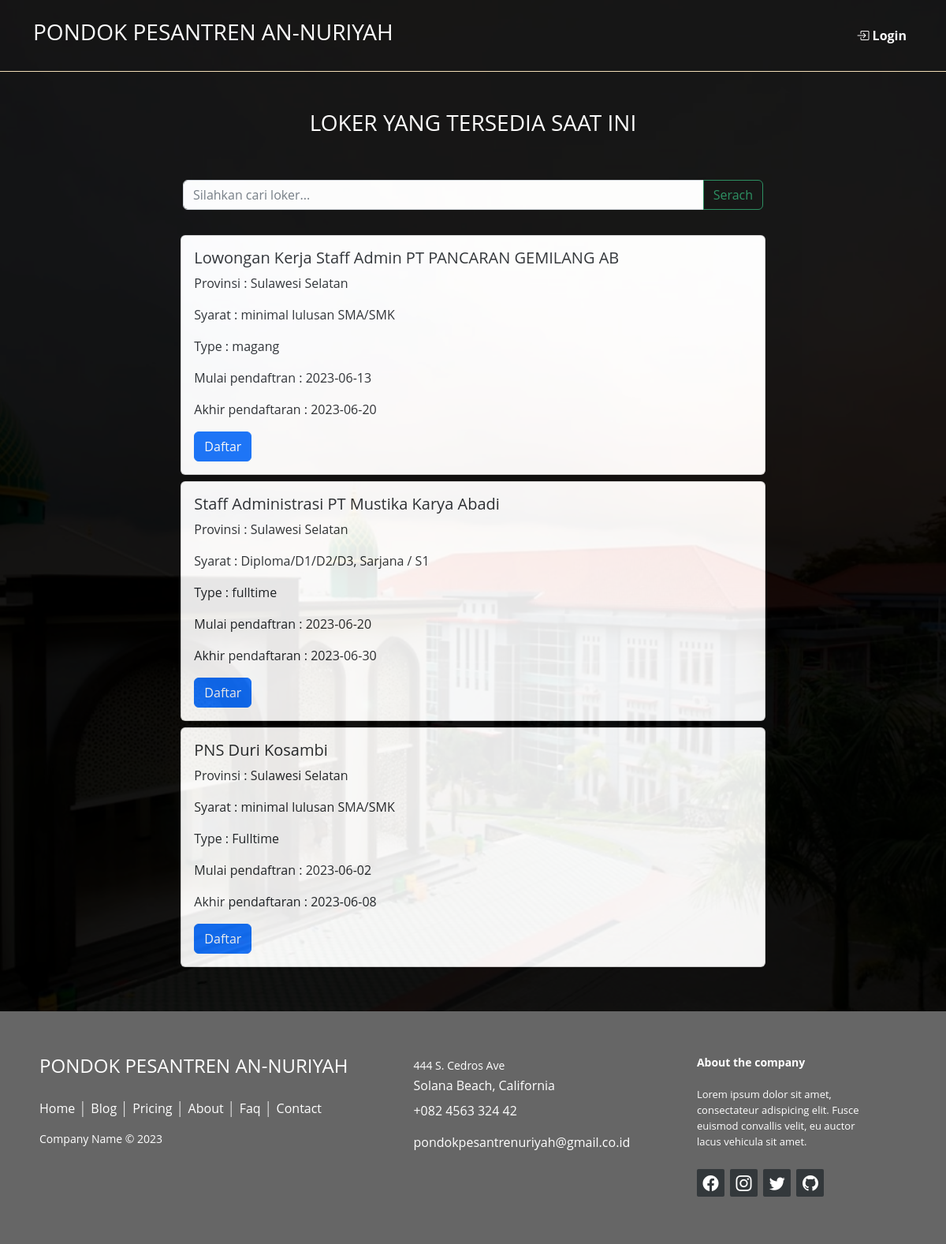
The app's page /loker.php with its own data.
### tables this page shows
CREATE TABLE `tb_loker_202316` (
  `id` int(11) NOT NULL,
  `title` varchar(50) NOT NULL,
  `provinsi` varchar(100) NOT NULL,
  `syarat` varchar(100) NOT NULL,
  `tipe` varchar(100) NOT NULL,
  `mulai` varchar(100) NOT NULL,
  `akhir` varchar(100) NOT NULL,
  `link` varchar(100) NOT NULL
);

### loker.php (the view, shortened to what this page needs)
<!doctype html>
<html lang="en">
  <head>
    <link rel="stylesheet" href="https://unpkg.com/aos@next/dist/aos.css" />
    <link rel="stylesheet" href="css/style.css">
    <link rel="stylesheet" href="https://cdn.jsdelivr.net/npm/bootstrap-icons@1.10.4/font/bootstrap-icons.css">
    <link href="https://cdn.jsdelivr.net/npm/bootstrap@5.2.0-beta1/dist/css/bootstrap.min.css" rel="stylesheet">
  </head>
  <body>
<?php
    include 'navbar.php';
?>
<div class="container-fluid" id="content">
  <div class="container">
    <div class="row text-white text-center py-5">
      <div class="col-lg-12">
          <h3>LOKER YANG TERSEDIA SAAT INI</h3>
      </div>
    </div>
    <div class="row">
      <div class="col-lg-8 offset-lg-2 mb-3">
          <form action="" method="get">
          <div class="input-group mb-3">
          <input type="text" class="form-control" placeholder="Silahkan cari loker..." name="title" autofocus>
          <button class="btn btn-outline-success" type="submit" id="button-addon2">Serach</button>
        </div>
          </form>
      </div>
    </div>
    <div class="row gx-2">
    <?php
              if(isset($_GET['title'])){
                  $title = $_GET['title'];
                  $loker = mysqli_query($conn, "SELECT * FROM tb_loker_202316
                                                  WHERE title LIKE '%$title%'
                  ");
              }else{
                $loker = mysqli_query($conn, "SELECT * FROM tb_loker_202316
               ");
              }
							if(mysqli_num_rows($loker) > 0){
							while($row = mysqli_fetch_array($loker)){
						?>
            <div class="col-lg-8 offset-lg-2 mb-2">
                <div class="card">
                <div class="card-body">
                    <h5 class="card-title"><?php echo $row['title'] ?></h5>
                    <p class="card-text">Provinsi : <?php echo $row['provinsi'] ?></p>
                    <p class="card-text">Syarat : <?php echo $row['syarat'] ?></p>
                    <p class="card-text">Type : <?php echo $row['tipe'] ?></p>
                    <p class="card-text">Mulai pendaftran : <?php echo $row['mulai'] ?></p>
                    <p class="card-text">Akhir pendaftaran : <?php echo $row['akhir'] ?></p>
                    <a href=" <?php echo $row['link'] ?>" class="btn btn-primary">Daftar</a>
                </div>
                </div>
            </div>
						<?php }}else{ ?>
              <center><h3 class="text-danger">Tidak ada data loker <strong style="font-style: italic;">"<?php echo $_GET['name'] ?>"</strong></h3></center>
              <br><br><br><br><br>
						<?php } ?>
    </div>
  </div>
  <br><br>
</div>
<?php
    include 'footer.php';
?>
  </body>
</html>

### css/style.css (style rules this page uses)
* { padding: 0; margin: 0; }
html body { background-image: url('../img/pondok.jpeg'); background-repeat: no-repeat; background-position: center; background-size: cover; }
#content { background-color: black; opacity: 0.9; }
* { font-family: Open Sans; }

### records on screen
tb_loker_202316: title "Lowongan Kerja Staff Admin PT PANCARAN GEMILANG AB", provinsi "Sulawesi Selatan", syarat "minimal lulusan SMA/SMK", tipe "magang", mulai "2023-06-13", akhir "2023-06-20"
tb_loker_202316: title "Staff Administrasi PT Mustika Karya Abadi", provinsi "Sulawesi Selatan", syarat "Diploma/D1/D2/D3, Sarjana / S1", tipe "fulltime", mulai "2023-06-20", akhir "2023-06-30"
tb_loker_202316: title "PNS Duri Kosambi", provinsi "Sulawesi Selatan", syarat "minimal lulusan SMA/SMK", tipe "Fulltime", mulai "2023-06-02", akhir "2023-06-08"
